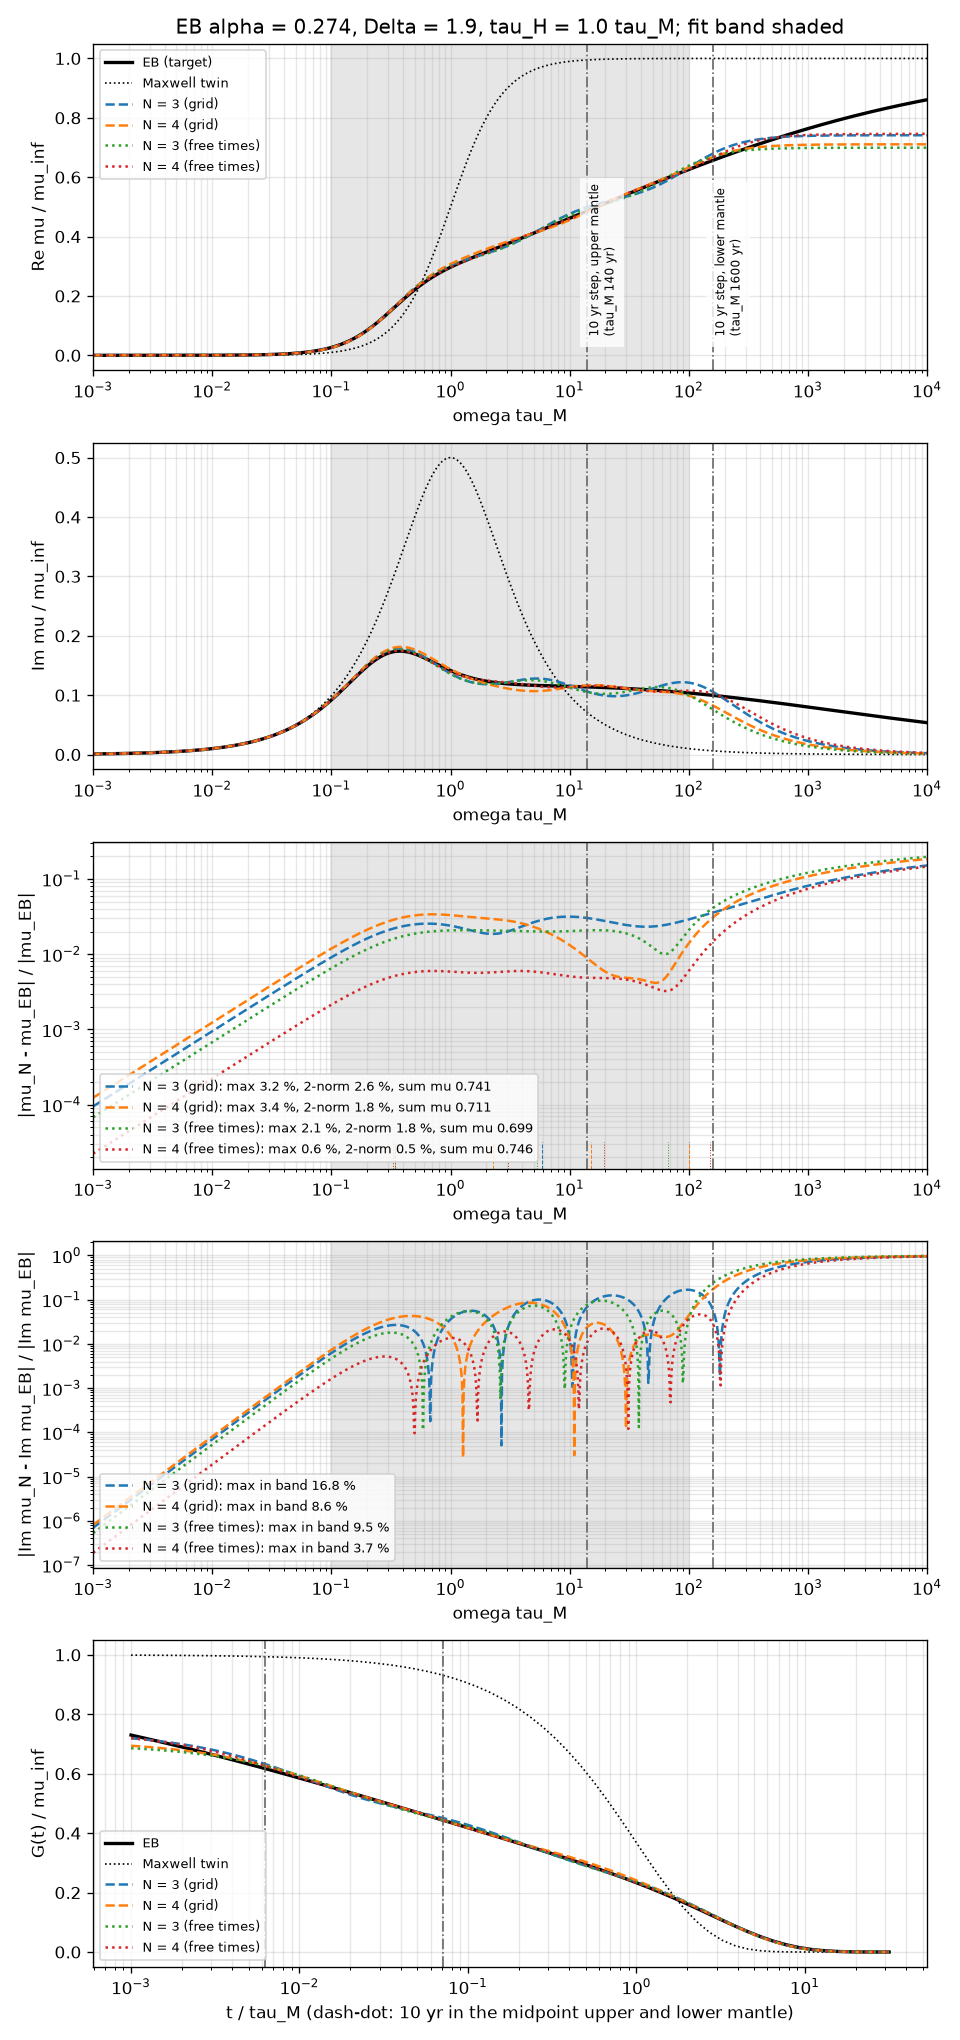

Write Python code to recreate this figure.
r"""The Extended Burgers modulus and its fit by N parallel Maxwell elements.

GIAMIP Exp09 and Exp12 use the Extended Burgers model (EB) of Lau (2023)
and Ivins et al. (2022) in the mantle below 90 km. G-ADOPT represents a
linear rheology as N Maxwell elements in parallel, one internal variable per
element (`gadopt.CompressibleInternalVariableApproximation` with lists of
shear moduli and viscosities). This script finds the N elements that best
represent EB, in the normalised form of Lau et al. (2026, Text S1), and
writes them to `eb_fit.json` for the prepare scripts of Exp09 and Exp12.
The design is `NOTES/HANDOUT-TRANSIENT-NONLINEAR-DESIGN-2026-10-20.md`,
sections 5, 6 and 12.3.

THE NORMALISED EB MODULUS
    Times are in units of the local Maxwell time tau_M = eta_0 / mu_inf and
    moduli in units of the unrelaxed modulus mu_inf. With s' = tau_M s the
    Laplace variable (or s' = i omega tau_M for the complex modulus), the EB
    creep function in the Laplace domain gives the compliance

        J(s') = 1 + 1/s' + Delta * int_{tau_L}^{tau_H} D(tau) / (1 + s' tau) dtau

    with the absorption-band distribution

        D(tau) = alpha tau^(alpha - 1) / (tau_H^alpha - tau_L^alpha),

    and the modulus is mu_EB(s') = 1 / J(s'). The three terms are the
    instant elastic response (1), the steady-state dashpot of viscosity
    eta_0 (1/s'), and the anelastic band of strength Delta. Lau (2023)
    Eq. 20 as printed has the wrong sign in front of s'^2 B(s'): its short-
    time limit is about 1 / (1 + 2 Delta) instead of 1. This script uses the
    compliance above (design handout section 5, item 1).

    The substitution x = tau^alpha turns the band integral into

        1 / (x_H - x_L) * int_{x_L}^{x_H} dx / (1 + s' x^(1/alpha)),

    whose integrand is smooth (the integrable singularity tau^(alpha - 1) of
    D is gone), so adaptive quadrature reaches round-off. With tau_L = 0 it
    has the closed form 2F1(1, alpha; 1 + alpha; -s' tau_H) (Gauss
    hypergeometric function), which the tests compare with the quadrature.

THE GENERALISED MAXWELL MODEL
    N Maxwell elements in parallel, element j with modulus mu_j and Maxwell
    time tau_j = eta_j / mu_j, have the modulus

        mu_N(s') = sum_j mu_j s' tau_j / (1 + s' tau_j).

    Its short-time limit is sum_j mu_j (the instant modulus of the run) and
    its long-time limit is s' sum_j mu_j tau_j, a dashpot of viscosity
    sum_j eta_j. The long-term viscosity must be eta_0 of the Maxwell twin
    (design handout section 5, item 3), so in normalised form

        sum_j mu_j tau_j = 1.

THE FIT (Lau 2024, Sect. 3.3 and 4.2.1, Eqs 27-29 and 33)
    The tau_j are fixed, log-spaced between TAU_MIN = 1e-2 and 1 + Delta
    (design handout section 6.3). The mu_j then enter linearly, and the fit
    is a linear least-squares problem: the real and the imaginary parts of
    mu_N(i omega) - mu_EB(i omega) at N_FREQ = 1000 frequencies, log-spaced
    in omega tau_M from 1e-1 to 1e2, with absolute (unweighted) residuals,
    subject to the equality constraint sum_j mu_j tau_j = 1. The constrained
    problem is solved exactly through its KKT system (`constrained_lsq`), so
    the constraint holds to round-off. An element whose modulus comes out
    below MU_FLOOR = 1e-6 (or negative) is dropped and the fit is repeated
    with the remaining elements: a zero modulus gives the Maxwell time
    eta_j / mu_j = 0 / 0 in the solver.

    The fit band covers the times that the GIAMIP runs resolve. The upper
    end 1 + Delta is the relaxation time of the band's long end (the
    modulus there is about 1 / (1 + Delta)); an upper end of 10 makes the
    constrained fit miss by 34-55 % near omega tau_M = 0.3-0.5 (handout
    section 6.3).

    ERROR MEASURES. The headline error is the largest relative error of the
    complex modulus over the fit frequencies, max |mu_N - mu_EB| / |mu_EB|.
    The JSON and the plot also give the 2-norm relative error over the band
    and the largest relative error of the imaginary part alone (the
    dissipation). With 3 or 4 elements on a fixed grid the largest error
    depends strongly on the upper end of the grid: on the grid end 2.9 of
    the handout this code gives 3.2 % (N = 3) and 3.4 % (N = 4); on the grid
    end 3.0 (`--tau_max 3.0`) it gives 4.1 % and 1.7 %, the numbers quoted in
    handout section 6.3. The ranking of N = 3 and N = 4 changes with it.

    FREE ELEMENT TIMES. For comparison only, `fit_free` also optimises the
    element times (log tau_j, Nelder-Mead on the largest relative error, the
    sum constraint kept). The prepare scripts use the `selected` fit, which
    is a fixed-grid fit unless `--select_free` is given.

DIMENSIONAL ELEMENTS
    In a cell with unrelaxed modulus mu_inf and Maxwell-twin viscosity eta_0,
    element j has mu_j = mu_inf * mu_bar_j and eta_j = eta_0 * mu_bar_j *
    tau_bar_j, where (mu_bar_j, tau_bar_j) are the normalised values of the
    JSON file. The sum of the eta_j is eta_0 because of the constraint.

USAGE
    python eb_fit.py [--n 3 4] [--select 3] [--tau_max 2.9] [--select_free]
                     [--output_dir .]

    Writes `eb_fit.json` (the selected fit, every fixed-grid fit and every
    free-time fit) and `eb_fit.png`: the real and imaginary parts of the
    modulus and their relative errors against omega tau_M (with the 10 yr
    step of the midpoint upper and lower mantle marked), and the relaxation
    modulus in the time domain against t / tau_M. Sia chooses N from the
    plot (decision S17); the prepare scripts read the `selected` fit.
"""

import argparse
import hashlib
import json
import os

import numpy as np
from scipy import integrate, special

#: The EB parameters of Exp09 and Exp12 (design handout section 6.2):
#: the band exponent (Jackson & Faul 2010), the band strength (Lau & Faul
#: 2019, lower mantle, applied to the whole mantle below 90 km, decision
#: S22) and the upper end of the band in units of tau_M (decision S22).
ALPHA = 0.274
DELTA = 1.9
TAU_H = 1.0
#: The lower end of the band, units of tau_M: 0, the limit of Lau (2023)
#: Eq. 21 (design handout section 6.3). The handout suggests 1e-12 for a
#: quadrature in tau, where D(tau) is singular at 0. The quadrature here is
#: in x = tau^alpha, where the integrand is regular at x = 0, so the exact
#: lower end is used. A lower end of 1e-12 would change the band integral by
#: a relative amount of about x_L / x_H = 1e-12^0.274 = 5e-4 (the tests
#: check this size).
TAU_L = 0.0

#: The fixed element times of the fit: log-spaced from TAU_MIN to 1 + DELTA.
TAU_MIN = 1.0e-2
#: The frequencies of the fit: N_FREQ values of omega tau_M, log-spaced from
#: OMEGA_MIN to OMEGA_MAX.
N_FREQ = 1000
OMEGA_MIN = 1.0e-1
OMEGA_MAX = 1.0e2
#: The smallest admissible element modulus (units of mu_inf).
MU_FLOOR = 1.0e-6


def band_integral_quadrature(s, alpha=ALPHA, tau_h=TAU_H, tau_l=TAU_L):
    """The band integral int D(tau) / (1 + s tau) dtau by adaptive quadrature.

    After the substitution x = tau^alpha the integral is

        1 / (x_H - x_L) * int_{x_L}^{x_H} dx / (1 + s x^(1/alpha)),

    with a smooth integrand. The real and imaginary parts are integrated
    separately for a complex `s`.

    Args:
      s: the normalised Laplace variable s' (real or complex scalar).
      alpha, tau_h, tau_l: the band exponent and its ends (units of tau_M).

    Returns:
      The integral, real or complex like `s`.
    """
    x_l, x_h = tau_l ** alpha, tau_h ** alpha

    def f(x):
        return 1.0 / (1.0 + s * x ** (1.0 / alpha))

    options = dict(epsabs=0.0, epsrel=1e-13, limit=500)
    re = integrate.quad(lambda x: np.real(f(x)), x_l, x_h, **options)[0]
    if np.iscomplexobj(s):
        im = integrate.quad(lambda x: np.imag(f(x)), x_l, x_h, **options)[0]
        return (re + 1j * im) / (x_h - x_l)
    return re / (x_h - x_l)


def band_integral_closed(s, alpha=ALPHA, tau_h=TAU_H):
    """The band integral for tau_L = 0 in closed form.

    int_0^{tau_H} alpha tau^(alpha-1) / (tau_H^alpha (1 + s tau)) dtau
    = 2F1(1, alpha; 1 + alpha; -s tau_H), from the Euler integral of the
    Gauss hypergeometric function (substitute tau = tau_H t).
    """
    return special.hyp2f1(1.0, alpha, 1.0 + alpha, -s * tau_h)


def mu_eb(s, alpha=ALPHA, delta=DELTA, tau_h=TAU_H, tau_l=TAU_L,
          closed=True):
    """The normalised EB modulus mu_EB(s') = 1 / J(s').

    Args:
      s: s' = tau_M s, a scalar or an array, real (Laplace domain) or complex
        (i omega tau_M for the complex modulus).
      alpha, delta, tau_h, tau_l: the EB parameters (times in units of tau_M).
      closed: use the hypergeometric closed form (only for tau_l = 0); else
        the quadrature.

    Returns:
      mu_EB in units of mu_inf, the shape of `s`.
    """
    s = np.asarray(s)
    if closed and tau_l == 0.0:
        band = band_integral_closed(s, alpha, tau_h)
    else:
        band = np.vectorize(
            lambda v: band_integral_quadrature(v, alpha, tau_h, tau_l),
            otypes=[complex if np.iscomplexobj(s) else float])(s)
    # Compliance: elastic 1, dashpot 1/s', anelastic band of strength Delta.
    compliance = 1.0 + 1.0 / s + delta * band
    return 1.0 / compliance


def mu_maxwell(s, mu, tau):
    """The modulus of parallel Maxwell elements, sum_j mu_j s tau_j / (1 + s tau_j)."""
    s = np.asarray(s)[..., None]
    mu, tau = np.asarray(mu, dtype=float), np.asarray(tau, dtype=float)
    return np.sum(mu * s * tau / (1.0 + s * tau), axis=-1)


def constrained_lsq(A, b, c, d):
    """Minimise ||A x - b||^2 subject to c . x = d, exactly, by the KKT system.

        [ 2 A^T A   c ] [ x      ]   [ 2 A^T b ]
        [ c^T       0 ] [ lambda ] = [ d       ]

    The system is small (N + 1 rows); `numpy.linalg.lstsq` solves it, so a
    nearly singular A^T A (close element times) still gives the minimum-norm
    answer, and the constraint row is satisfied to round-off.

    Args:
      A: the (m, n) matrix, b: the (m,) right-hand side, c: the (n,)
        constraint row, d: the constraint value.

    Returns:
      x, shape (n,).
    """
    n = A.shape[1]
    K = np.zeros((n + 1, n + 1))
    K[:n, :n] = 2.0 * A.T @ A
    K[:n, n] = c
    K[n, :n] = c
    rhs = np.concatenate([2.0 * A.T @ b, [d]])
    return np.linalg.lstsq(K, rhs, rcond=None)[0][:n]


def frequencies(n_freq=N_FREQ, omega_min=OMEGA_MIN, omega_max=OMEGA_MAX):
    """The normalised frequencies omega tau_M of the fit, log-spaced."""
    return np.logspace(np.log10(omega_min), np.log10(omega_max), n_freq)


def errors(mu, tau, target, omega):
    """The error measures of a fit against the target at the frequencies.

    Returns:
      A dict: `max_rel_error` (max |mu_N - mu_EB| / |mu_EB|) and the
      frequency where it is (`max_rel_error_omega`), `l2_rel_error`
      (||mu_N - mu_EB|| / ||mu_EB|| over the frequencies), and
      `max_rel_error_imag` (max |Im mu_N - Im mu_EB| / |Im mu_EB|).
    """
    model = mu_maxwell(1j * omega, mu, tau)
    diff = model - target
    rel = np.abs(diff) / np.abs(target)
    k = int(np.argmax(rel))
    return {"max_rel_error": float(rel[k]),
            "max_rel_error_omega": float(omega[k]),
            "l2_rel_error": float(np.linalg.norm(diff)
                                  / np.linalg.norm(target)),
            "max_rel_error_imag": float(np.max(np.abs(diff.imag)
                                               / np.abs(target.imag)))}


def fit(n=None, tau=None, alpha=ALPHA, delta=DELTA, tau_h=TAU_H, omega=None,
        tau_max=None):
    """Fit parallel Maxwell elements to EB (Lau 2024 with the sum constraint).

    Args:
      n: the number of elements on the log grid from TAU_MIN to `tau_max`.
      tau: an explicit list of normalised element times instead of `n`.
      alpha, delta, tau_h: the EB parameters.
      omega: the normalised frequencies, or None for `frequencies()`.
      tau_max: the upper end of the grid, default 1 + delta.

    Returns:
      A dict: `n`, `tau_bar`, `mu_bar` (lists), `tau_bar_max` (the grid
      end, None for an explicit grid), `sum_mu_bar` (the instant modulus of
      the fit), `sum_mu_tau` (the normalised long-term viscosity, 1 to
      round-off), the measures of `errors`, and `dropped` (element times
      removed by the floor).

    Raises:
      ValueError: if neither or both of `n` and `tau` are given.
      RuntimeError: if every element falls below the floor.
    """
    if (n is None) == (tau is None):
        raise ValueError("give either n or tau")
    omega = frequencies() if omega is None else np.asarray(omega)
    grid_end = None
    if tau is None:
        grid_end = float(1.0 + delta if tau_max is None else tau_max)
        tau = np.logspace(np.log10(TAU_MIN), np.log10(grid_end), n)
    tau = [float(t) for t in tau]
    s = 1j * omega
    target = mu_eb(s, alpha, delta, tau_h)
    dropped = []
    while True:
        if not tau:
            raise RuntimeError("every element fell below the modulus floor")
        t = np.asarray(tau)
        # Column j: the modulus of element j with unit modulus, split into
        # real and imaginary rows (absolute misfit, Lau 2024 Eq. 28).
        column = (s[:, None] * t) / (1.0 + s[:, None] * t)
        A = np.vstack([column.real, column.imag])
        b = np.concatenate([target.real, target.imag])
        mu = constrained_lsq(A, b, t, 1.0)
        if not (mu < MU_FLOOR).any():
            break
        # Drop the element with the smallest modulus and fit again.
        worst = int(np.argmin(mu))
        dropped.append(tau.pop(worst))
    return {"n": len(tau), "tau_bar": t.tolist(), "mu_bar": mu.tolist(),
            "tau_bar_max": grid_end,
            "sum_mu_bar": float(mu.sum()),
            "sum_mu_tau": float(np.dot(mu, t)),
            **errors(mu, t, target, omega),
            "dropped": dropped}


def fit_free(n, alpha=ALPHA, delta=DELTA, tau_h=TAU_H, omega=None):
    """Fit n elements with free element times, for comparison with the grid fit.

    The moduli are the constrained least-squares moduli of `fit` for given
    times; the times (as log10 tau_j, sorted) are optimised by Nelder-Mead
    to minimise the largest relative error over the band, starting from the
    log grid of `fit(n)`. A set of times for which the floor drops an
    element counts as a bad point.

    Returns:
      The dict of `fit` at the optimised times, with `free_times` True.
    """
    from scipy import optimize

    omega = frequencies() if omega is None else np.asarray(omega)
    start = np.log10(fit(n, alpha=alpha, delta=delta, tau_h=tau_h,
                         omega=omega)["tau_bar"])

    def cost(logtau):
        try:
            f = fit(tau=10.0 ** np.sort(logtau), alpha=alpha, delta=delta,
                    tau_h=tau_h, omega=omega)
        except RuntimeError:
            return 1e3
        return f["max_rel_error"] + (1e3 if f["dropped"] else 0.0)

    best = optimize.minimize(cost, start, method="Nelder-Mead",
                             options={"xatol": 1e-6, "fatol": 1e-9,
                                      "maxiter": 4000})
    out = fit(tau=10.0 ** np.sort(best.x), alpha=alpha, delta=delta,
              tau_h=tau_h, omega=omega)
    out["free_times"] = True
    return out


def relaxation_eb(t, alpha=ALPHA, delta=DELTA, tau_h=TAU_H):
    """The EB relaxation modulus G(t) / mu_inf at times t (units of tau_M).

    G(t) is the inverse Laplace transform of mu_EB(s') / s' (the stress
    under a unit step of strain). It is computed with `mpmath.invertlaplace`
    (Talbot contour) and the closed form of the band integral, at 20 digits.
    """
    import mpmath as mp

    def laplace(s):
        band = mp.hyp2f1(1, alpha, 1 + alpha, -s * tau_h)
        return 1 / (s * (1 + 1 / s + delta * band))

    # 20 digits for this computation only; the global precision is kept.
    with mp.workdps(20):
        return np.array([float(mp.invertlaplace(laplace, float(x),
                                                method="talbot"))
                         for x in t])


def relaxation_maxwell(t, mu, tau):
    """The relaxation modulus of parallel Maxwell elements, sum_j mu_j exp(-t / tau_j)."""
    t = np.asarray(t)[:, None]
    return np.sum(np.asarray(mu) * np.exp(-t / np.asarray(tau)), axis=-1)


#: The midpoint Maxwell times of Exp09 (design handout section 3.1), yr, and
#: the shortest step of the runs (decision S18), yr. The plot marks where
#: the 10 yr step sits in the normalised frequency of each layer:
#: omega tau_M = tau_M / dt.
MIDPOINT_TAU_M_YR = {"upper mantle": 140.0, "lower mantle": 1600.0}
SHORTEST_STEP_YR = 10.0


def plot(fits, path, alpha=ALPHA, delta=DELTA, tau_h=TAU_H):
    """Plot target and fits: modulus against omega tau_M, relaxation against t / tau_M.

    Five panels: the real and the imaginary part of the modulus, the
    relative error of the complex modulus and of the imaginary part alone,
    over a wider range than the fit band (1e-3 to 1e4, band shaded, the
    element frequencies 1 / tau_j of the selected fits ticked, the 10 yr
    step of the midpoint upper and lower mantle marked), and the relaxation
    modulus G(t) / mu_inf against t / tau_M.
    """
    import matplotlib
    matplotlib.use("Agg")
    import matplotlib.pyplot as plt

    omega = np.logspace(-3, 4, 1500)
    target = mu_eb(1j * omega, alpha, delta, tau_h)
    # The Maxwell twin (one element, mu = 1, tau = 1) for reference.
    twin = mu_maxwell(1j * omega, [1.0], [1.0])
    fig, axes = plt.subplots(5, 1, figsize=(8, 17))
    colours = plt.get_cmap("tab10").colors

    def style(f):
        return ":" if f.get("free_times") else "--"

    def label(f):
        kind = "free times" if f.get("free_times") else "grid"
        return f"N = {f['n']} ({kind})"

    for ax, part, name in ((axes[0], np.real, "Re mu / mu_inf"),
                           (axes[1], np.imag, "Im mu / mu_inf")):
        ax.semilogx(omega, part(target), "k-", lw=2.0, label="EB (target)")
        ax.semilogx(omega, part(twin), "k:", lw=1.0, label="Maxwell twin")
        for i, f in enumerate(fits):
            ax.semilogx(omega, part(mu_maxwell(1j * omega, f["mu_bar"],
                                               f["tau_bar"])),
                        style(f), color=colours[i % 10], lw=1.5,
                        label=label(f))
        ax.set_ylabel(name)
    axes[0].legend(loc="upper left", fontsize=8)
    axes[0].set_title(f"EB alpha = {alpha}, Delta = {delta}, tau_H = "
                      f"{tau_h} tau_M; fit band shaded")
    for i, f in enumerate(fits):
        model = mu_maxwell(1j * omega, f["mu_bar"], f["tau_bar"])
        axes[2].loglog(omega, np.abs(model - target) / np.abs(target),
                       style(f), color=colours[i % 10],
                       label=f"{label(f)}: max {100 * f['max_rel_error']:.1f} "
                             f"%, 2-norm {100 * f['l2_rel_error']:.1f} %, "
                             f"sum mu {f['sum_mu_bar']:.3f}")
        axes[3].loglog(omega, np.abs(model.imag - target.imag)
                       / np.abs(target.imag), style(f), color=colours[i % 10],
                       label=f"{label(f)}: max in band "
                             f"{100 * f['max_rel_error_imag']:.1f} %")
        # The element frequencies 1 / tau_j of this fit.
        for tau in f["tau_bar"]:
            axes[2].axvline(1.0 / tau, color=colours[i % 10], lw=0.6,
                            ls=style(f), ymax=0.08)
    axes[2].set_ylabel("|mu_N - mu_EB| / |mu_EB|")
    axes[3].set_ylabel("|Im mu_N - Im mu_EB| / |Im mu_EB|")
    for ax in axes[:4]:
        ax.axvspan(OMEGA_MIN, OMEGA_MAX, color="0.9", zorder=0)
        ax.grid(True, which="both", alpha=0.3)
        ax.set_xlim(omega[0], omega[-1])
        for name, tau_m in MIDPOINT_TAU_M_YR.items():
            x = tau_m / SHORTEST_STEP_YR
            ax.axvline(x, color="0.4", lw=1.0, ls="-.")
        ax.set_xlabel("omega tau_M")
    for name, tau_m in MIDPOINT_TAU_M_YR.items():
        axes[0].text(tau_m / SHORTEST_STEP_YR, 0.05,
                     f" 10 yr step, {name}\n (tau_M {tau_m:.0f} yr)",
                     fontsize=7, rotation=90, va="bottom",
                     bbox=dict(facecolor="white", edgecolor="none",
                               alpha=0.8))
    axes[2].legend(loc="lower left", fontsize=8)
    axes[3].legend(loc="lower left", fontsize=8)

    # The relaxation modulus in the time domain.
    t = np.logspace(-3, 1.5, 60)
    g_eb = relaxation_eb(t, alpha, delta, tau_h)
    axes[4].semilogx(t, g_eb, "k-", lw=2.0, label="EB")
    axes[4].semilogx(t, np.exp(-t), "k:", lw=1.0, label="Maxwell twin")
    for i, f in enumerate(fits):
        axes[4].semilogx(t, relaxation_maxwell(t, f["mu_bar"], f["tau_bar"]),
                         style(f), color=colours[i % 10], lw=1.5,
                         label=label(f))
    for name, tau_m in MIDPOINT_TAU_M_YR.items():
        axes[4].axvline(SHORTEST_STEP_YR / tau_m, color="0.4", lw=1.0,
                        ls="-.")
    axes[4].set_xlabel("t / tau_M (dash-dot: 10 yr in the midpoint upper "
                       "and lower mantle)")
    axes[4].set_ylabel("G(t) / mu_inf")
    axes[4].legend(loc="lower left", fontsize=8)
    axes[4].grid(True, which="both", alpha=0.3)
    fig.tight_layout()
    fig.savefig(path, dpi=120)
    plt.close(fig)


def sha256(path):
    """The SHA-256 of a file, hexadecimal."""
    with open(path, "rb") as handle:
        return hashlib.sha256(handle.read()).hexdigest()


def main(argv=None):
    """Fit, write the JSON and the plot."""
    p = argparse.ArgumentParser(description=__doc__,
                                formatter_class=argparse.RawDescriptionHelpFormatter)
    p.add_argument("--n", type=int, nargs="+", default=[3, 4],
                   help="the numbers of elements to fit")
    p.add_argument("--select", type=int, default=3,
                   help="the N that the prepare scripts use (decision S17)")
    p.add_argument("--tau_max", type=float, default=1.0 + DELTA,
                   help="the upper end of the element-time grid, units of "
                        "tau_M (handout 6.3: 1 + Delta)")
    p.add_argument("--select_free", action="store_true",
                   help="select the free-time fit of N = --select instead of "
                        "the grid fit")
    p.add_argument("--no_free", action="store_true",
                   help="skip the free-time fits")
    p.add_argument("--output_dir", default=os.path.dirname(
        os.path.abspath(__file__)))
    args = p.parse_args(argv)
    if args.select not in args.n:
        raise SystemExit(f"--select {args.select} is not one of --n {args.n}")
    if args.select_free and args.no_free:
        raise SystemExit("--select_free needs the free-time fits")
    fits = [fit(n, tau_max=args.tau_max) for n in args.n]
    free = [] if args.no_free else [fit_free(n) for n in args.n]
    for f in fits + free:
        print(f"N = {f['n']}{' free' if f.get('free_times') else ''}: tau_bar "
              f"{np.round(f['tau_bar'], 5).tolist()}, mu_bar "
              f"{np.round(f['mu_bar'], 5).tolist()}, sum mu "
              f"{f['sum_mu_bar']:.4f}, sum mu tau {f['sum_mu_tau']:.15f}, "
              f"max rel error {100 * f['max_rel_error']:.2f} % at omega "
              f"tau_M = {f['max_rel_error_omega']:.3g}, 2-norm "
              f"{100 * f['l2_rel_error']:.2f} %, imaginary part "
              f"{100 * f['max_rel_error_imag']:.1f} %"
              f"{', dropped ' + str(f['dropped']) if f['dropped'] else ''}")
    os.makedirs(args.output_dir, exist_ok=True)
    png = os.path.join(args.output_dir, "eb_fit.png")
    plot(fits + free, png)
    pool = free if args.select_free else fits
    selected = next(f for f in pool if f["n"] == args.select)
    record = {
        "model": "Extended Burgers (Lau 2023; Ivins et al. 2022), "
                 "normalised: moduli in units of mu_inf, times in units of "
                 "tau_M = eta_0 / mu_inf",
        "parameters": {"alpha": ALPHA, "Delta": DELTA, "tau_H_over_tau_M":
                       TAU_H, "tau_L_over_tau_M": TAU_L},
        "fit": {"method": "Lau (2024) Eqs 27-29, 33: fixed log-spaced "
                          "element times, linear least squares on the real "
                          "and imaginary parts, absolute misfit, constraint "
                          "sum mu_bar tau_bar = 1 (KKT)",
                "tau_bar_min": TAU_MIN, "tau_bar_max": args.tau_max,
                "n_frequencies": N_FREQ, "omega_tau_M_min": OMEGA_MIN,
                "omega_tau_M_max": OMEGA_MAX, "mu_floor": MU_FLOOR,
                "error_measures": {
                    "max_rel_error": "max over the fit frequencies of "
                                     "|mu_N - mu_EB| / |mu_EB|",
                    "l2_rel_error": "||mu_N - mu_EB|| / ||mu_EB|| over the "
                                    "fit frequencies",
                    "max_rel_error_imag": "max over the fit frequencies of "
                                          "|Im mu_N - Im mu_EB| / "
                                          "|Im mu_EB|"}},
        "dimensionalise": "mu_j = mu_inf * mu_bar_j, eta_j = eta_0 * "
                          "mu_bar_j * tau_bar_j",
        "selected": selected,
        "fits": {str(f["n"]): f for f in fits},
        "free_time_fits": {str(f["n"]): f for f in free},
        "plot": os.path.basename(png),
        "script_sha256": sha256(os.path.abspath(__file__)),
    }
    path = os.path.join(args.output_dir, "eb_fit.json")
    with open(path, "w") as handle:
        json.dump(record, handle, indent=1)
    print(f"wrote {path} (selected N = {args.select}"
          f"{', free times' if args.select_free else ''}) and {png}")
    return record


if __name__ == "__main__":
    main()
